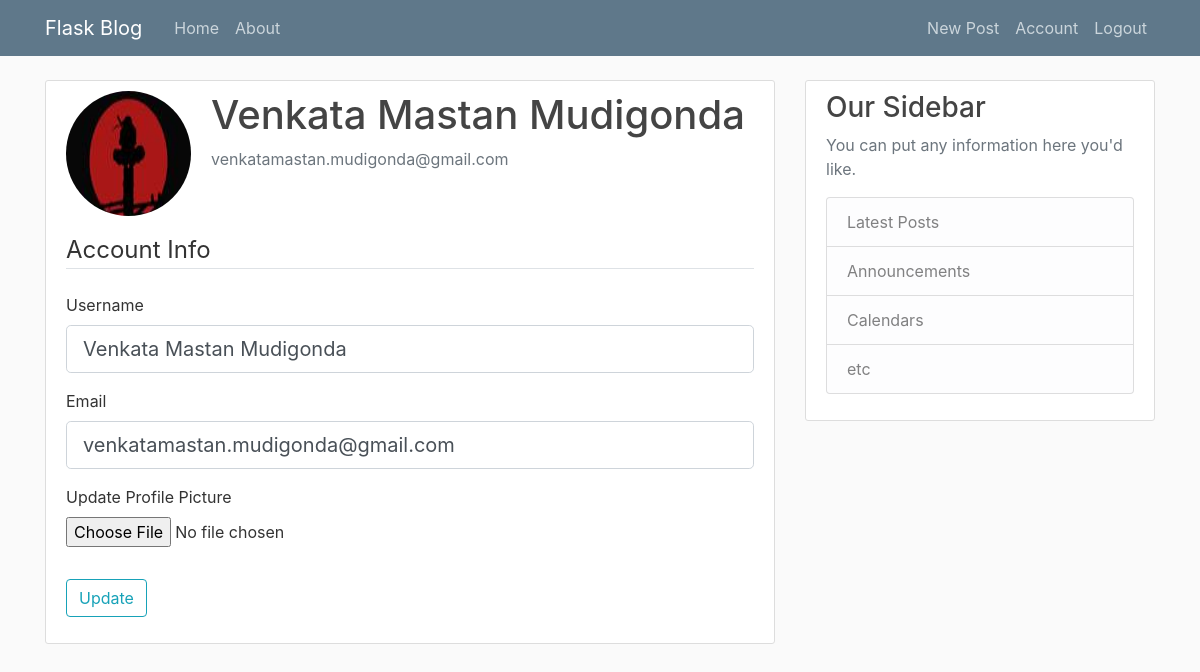
Screenshot of /account (signed in) with the database file from the repository.
### flaskblog/models.py (models this page shows, shortened)
class User(db.Model,UserMixin):
    id = db.Column(db.Integer, primary_key=True)
    username = db.Column(db.String(20), unique=True, nullable=False)
    email = db.Column(db.String(120), unique=True, nullable=False)
    image_file = db.Column(db.String(20), nullable=False, default='default.jpg')
    password = db.Column(db.String(60), nullable=False)
    posts = db.relationship('Post', backref='author', lazy=True)

### flaskblog/routes.py (the view)
@app.route('/account',methods=['GET','POST'])
@login_required
def account():
    form = UpdateAccountForm()
    if form.validate_on_submit():
        if form.picture.data:
            picture_file = save_picture(form.picture.data)
            current_user.image_file = picture_file
        current_user.username = form.username.data
        current_user.email = form.email.data
        db.session.commit()
        flash('your account has been updated!','success')
        return redirect(url_for('account'))
    elif request.method == 'GET':
        form.username.data = current_user.username
        form.email.data = current_user.email
    image_file = url_for('static',filename='profilepics/'+ current_user.image_file)
    return render_template('account.html',title='Account',image_file=image_file,form=form)

### flaskblog/forms.py (shortened to what this page needs)
class UpdateAccountForm(FlaskForm):
    username = StringField('Username',
                           validators=[DataRequired(), Length(min=2, max=45)])
    email = StringField('Email',
                        validators=[DataRequired(), Email()])
    picture = FileField('Update Profile Picture', validators=[FileAllowed(['jpg', 'png'])])
    submit = SubmitField('Update')

### flaskblog/models.py (called while the page is built)
@login_manager.user_loader
def load_user(user_id):
    return User.query.get(int(user_id))

### flaskblog/templates/account.html (shortened to what this page needs)
{% extends "layout.html" %}
{% block content %}
<div class="content-section">
    <div class="media">
        <img class="rounded-circle account-img" src="{{ image_file }}" >
        <div class="media-body">
            <h2 class="account-heading">{{ current_user.username}}</h2>
            <p class="text-secondary">{{ current_user.email }}</p>
        </div>
    </div>
    <form method="post" action="" enctype="multipart/form-data">
            <fieldset class="form-group">
                <legend class="border-bottom mb-4">Account Info </legend>
                    <div class="form-group">
                        {{ form.username.label(class='form-control-label') }}
                        {% if form.username.errors %}
                            {{ form.username(class='form-control form-control-lg is-invalid') }}
                            <div class="invalid-feedback">
                                {% for error in form.username.errors %}
                                <span> {{ error }}</span>
                                {% endfor %}
                            </div>
                        {% else %}
                            {{ form.username(class='form-control form-control-lg')}}
                        {% endif %}
                    </div>
                    <div class="form-group">
                        {{ form.email.label(class='form-control-label') }}
                        {% if form.email.errors %}
                            {{ form.email(class='form-control form-control-lg is-invalid') }}
                            <div class="invalid-feedback">
                                {% for error in form.email.errors %}
                                <span>{{ error }}</span>
                                {% endfor %}
                            </div>
                            {% else %}
                                {{ form.email(class='form-control form-control-lg') }}
                            {% endif %}
                    </div>
                    <div class="form-group">
                        {{ form.picture.label() }}
                        {{ form.picture(class='form-control-file') }}
                    </div>
            </fieldset>
            <div class="form-group">
                {{ form.submit(class='btn btn-outline-info') }}
            </div>
        </form>
</div>
{% endblock content %}

### flaskblog/static/main.css (style rules this page uses)
body { background: #fafafa; color: #333333; margin-top: 5rem; }
h1, h2, h3, h4, h5, h6 { color: #444444; }
.content-section { background: #ffffff; padding: 10px 20px; border: 1px solid #dddddd; border-radius: 3px; margin-bottom: 20px; }
.account-img { height: 125px; width: 125px; margin-right: 20px; margin-bottom: 16px; }
.account-heading { font-size: 2.5rem; }

### rows the page displays
User: username "Venkata Mastan Mudigonda", email "venkatamastan.mudigonda@gmail.com"
